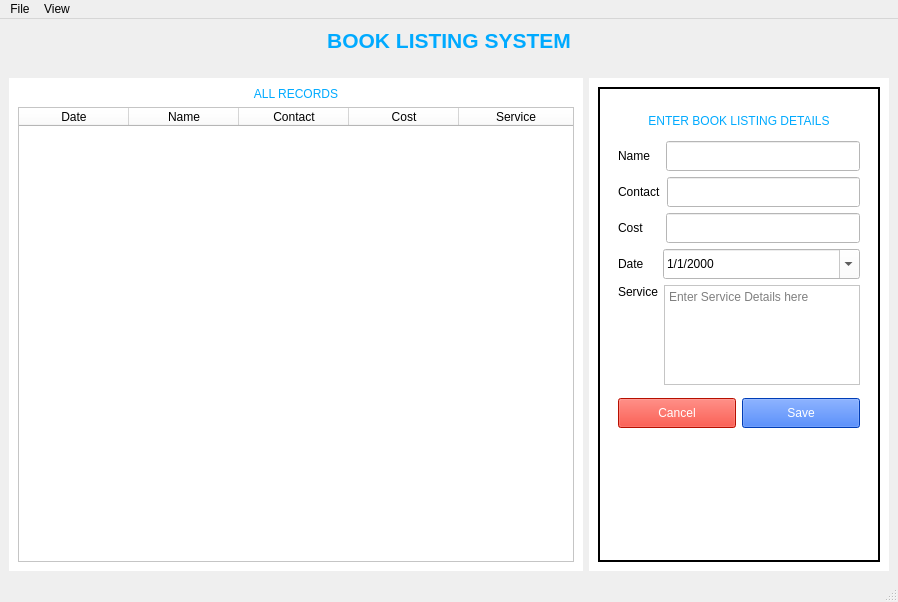
<?xml version="1.0" encoding="UTF-8"?>
<ui version="4.0">
 <class>MainWindow</class>
 <widget class="QMainWindow" name="MainWindow">
  <property name="windowModality">
   <enum>Qt::WindowModal</enum>
  </property>
  <property name="geometry">
   <rect>
    <x>0</x>
    <y>0</y>
    <width>898</width>
    <height>602</height>
   </rect>
  </property>
  <property name="sizePolicy">
   <sizepolicy hsizetype="Preferred" vsizetype="Preferred">
    <horstretch>0</horstretch>
    <verstretch>0</verstretch>
   </sizepolicy>
  </property>
  <property name="windowTitle">
   <string>Main</string>
  </property>
  <property name="autoFillBackground">
   <bool>true</bool>
  </property>
  <widget class="QWidget" name="centralwidget">
   <property name="sizePolicy">
    <sizepolicy hsizetype="Maximum" vsizetype="Maximum">
     <horstretch>0</horstretch>
     <verstretch>0</verstretch>
    </sizepolicy>
   </property>
   <layout class="QGridLayout" name="gridLayout_6">
    <item row="1" column="2">
     <widget class="QDockWidget" name="dockWidget">
      <property name="maximumSize">
       <size>
        <width>300</width>
        <height>524287</height>
       </size>
      </property>
      <property name="autoFillBackground">
       <bool>false</bool>
      </property>
      <property name="styleSheet">
       <string notr="true">background-color: rgb(255, 255, 255);</string>
      </property>
      <property name="features">
       <set>QDockWidget::DockWidgetMovable</set>
      </property>
      <widget class="QWidget" name="dockWidgetContents_2">
       <layout class="QGridLayout" name="gridLayout_4">
        <item row="0" column="0">
         <widget class="QFrame" name="frame_2">
          <property name="styleSheet">
           <string notr="true">background-color: rgb(255, 255, 255);</string>
          </property>
          <property name="frameShape">
           <enum>QFrame::Box</enum>
          </property>
          <property name="frameShadow">
           <enum>QFrame::Plain</enum>
          </property>
          <property name="lineWidth">
           <number>2</number>
          </property>
          <layout class="QGridLayout" name="gridLayout">
           <item row="0" column="0">
            <widget class="QWidget" name="widget" native="true">
             <property name="autoFillBackground">
              <bool>false</bool>
             </property>
             <property name="styleSheet">
              <string notr="true">border-color: rgb(85, 0, 255);
gridline-color: rgb(85, 255, 255);</string>
             </property>
             <layout class="QGridLayout" name="gridLayout_3">
              <item row="0" column="0">
               <widget class="QLabel" name="label_2">
                <property name="sizePolicy">
                 <sizepolicy hsizetype="Preferred" vsizetype="Fixed">
                  <horstretch>0</horstretch>
                  <verstretch>0</verstretch>
                 </sizepolicy>
                </property>
                <property name="styleSheet">
                 <string notr="true">color: rgb(0, 170, 255);</string>
                </property>
                <property name="text">
                 <string>ENTER BOOK LISTING DETAILS</string>
                </property>
                <property name="alignment">
                 <set>Qt::AlignCenter</set>
                </property>
               </widget>
              </item>
              <item row="2" column="0">
               <layout class="QHBoxLayout" name="horizontalLayout">
                <item>
                 <widget class="QPushButton" name="cancelButton">
                  <property name="minimumSize">
                   <size>
                    <width>0</width>
                    <height>30</height>
                   </size>
                  </property>
                  <property name="mouseTracking">
                   <bool>true</bool>
                  </property>
                  <property name="toolTip">
                   <string>&lt;html&gt;&lt;head/&gt;&lt;body&gt;&lt;p&gt;&lt;br/&gt;&lt;/p&gt;&lt;/body&gt;&lt;/html&gt;</string>
                  </property>
                  <property name="whatsThis">
                   <string>&lt;html&gt;&lt;head/&gt;&lt;body&gt;&lt;p&gt;&lt;span style=&quot; font-size:12pt;&quot;&gt;bd=0&lt;/span&gt;&lt;/p&gt;&lt;/body&gt;&lt;/html&gt;</string>
                  </property>
                  <property name="styleSheet">
                   <string notr="true">background-color: rgb(255, 21, 0);
font: 9pt &quot;Arial Rounded MT Bold&quot;;
color: rgb(255, 255, 255);</string>
                  </property>
                  <property name="text">
                   <string>Cancel</string>
                  </property>
                 </widget>
                </item>
                <item>
                 <widget class="QPushButton" name="saveButton">
                  <property name="minimumSize">
                   <size>
                    <width>0</width>
                    <height>30</height>
                   </size>
                  </property>
                  <property name="mouseTracking">
                   <bool>true</bool>
                  </property>
                  <property name="toolTip">
                   <string>&lt;html&gt;&lt;head/&gt;&lt;body&gt;&lt;p&gt;&lt;br/&gt;&lt;/p&gt;&lt;/body&gt;&lt;/html&gt;</string>
                  </property>
                  <property name="whatsThis">
                   <string>&lt;html&gt;&lt;head/&gt;&lt;body&gt;&lt;p&gt;&lt;span style=&quot; font-size:12pt;&quot;&gt;bd=0&lt;/span&gt;&lt;/p&gt;&lt;/body&gt;&lt;/html&gt;</string>
                  </property>
                  <property name="styleSheet">
                   <string notr="true">background-color: rgb(0, 85, 255);
font: 9pt &quot;Arial Rounded MT Bold&quot;;
color: rgb(255, 255, 255);</string>
                  </property>
                  <property name="text">
                   <string>Save</string>
                  </property>
                 </widget>
                </item>
               </layout>
              </item>
              <item row="1" column="0">
               <layout class="QGridLayout" name="gridLayout_2">
                <item row="4" column="0">
                 <layout class="QHBoxLayout" name="serviceLayout">
                  <item>
                   <widget class="QLabel" name="service">
                    <property name="sizePolicy">
                     <sizepolicy hsizetype="Preferred" vsizetype="Preferred">
                      <horstretch>0</horstretch>
                      <verstretch>0</verstretch>
                     </sizepolicy>
                    </property>
                    <property name="styleSheet">
                     <string notr="true">font: 10pt &quot;Arial Rounded MT Bold&quot;;</string>
                    </property>
                    <property name="text">
                     <string>Service</string>
                    </property>
                    <property name="alignment">
                     <set>Qt::AlignHCenter|Qt::AlignTop</set>
                    </property>
                   </widget>
                  </item>
                  <item>
                   <widget class="QPlainTextEdit" name="serviceEdit">
                    <property name="sizePolicy">
                     <sizepolicy hsizetype="Preferred" vsizetype="Preferred">
                      <horstretch>0</horstretch>
                      <verstretch>0</verstretch>
                     </sizepolicy>
                    </property>
                    <property name="minimumSize">
                     <size>
                      <width>0</width>
                      <height>0</height>
                     </size>
                    </property>
                    <property name="maximumSize">
                     <size>
                      <width>16777215</width>
                      <height>100</height>
                     </size>
                    </property>
                    <property name="overwriteMode">
                     <bool>true</bool>
                    </property>
                    <property name="centerOnScroll">
                     <bool>true</bool>
                    </property>
                    <property name="placeholderText">
                     <string>Enter Service Details here</string>
                    </property>
                   </widget>
                  </item>
                 </layout>
                </item>
                <item row="2" column="0">
                 <layout class="QHBoxLayout" name="costLayout">
                  <item>
                   <widget class="QLabel" name="cost">
                    <property name="styleSheet">
                     <string notr="true">font: 10pt &quot;Arial Rounded MT Bold&quot;;</string>
                    </property>
                    <property name="text">
                     <string>Cost     </string>
                    </property>
                   </widget>
                  </item>
                  <item>
                   <widget class="QLineEdit" name="costEdit">
                    <property name="minimumSize">
                     <size>
                      <width>0</width>
                      <height>30</height>
                     </size>
                    </property>
                   </widget>
                  </item>
                 </layout>
                </item>
                <item row="0" column="0">
                 <layout class="QHBoxLayout" name="nameLayout">
                  <item>
                   <widget class="QLabel" name="name">
                    <property name="styleSheet">
                     <string notr="true">font: 10pt &quot;Arial Rounded MT Bold&quot;;</string>
                    </property>
                    <property name="text">
                     <string>Name   </string>
                    </property>
                   </widget>
                  </item>
                  <item>
                   <widget class="QLineEdit" name="nameEdit">
                    <property name="minimumSize">
                     <size>
                      <width>0</width>
                      <height>30</height>
                     </size>
                    </property>
                   </widget>
                  </item>
                 </layout>
                </item>
                <item row="1" column="0">
                 <layout class="QHBoxLayout" name="contactLayout">
                  <item>
                   <widget class="QLabel" name="contact">
                    <property name="styleSheet">
                     <string notr="true">font: 10pt &quot;Arial Rounded MT Bold&quot;;</string>
                    </property>
                    <property name="text">
                     <string>Contact</string>
                    </property>
                   </widget>
                  </item>
                  <item>
                   <widget class="QLineEdit" name="contactEdit">
                    <property name="minimumSize">
                     <size>
                      <width>0</width>
                      <height>30</height>
                     </size>
                    </property>
                   </widget>
                  </item>
                 </layout>
                </item>
                <item row="3" column="0">
                 <layout class="QHBoxLayout" name="dateLayout">
                  <item>
                   <widget class="QLabel" name="date">
                    <property name="styleSheet">
                     <string notr="true">font: 10pt &quot;Arial Rounded MT Bold&quot;;</string>
                    </property>
                    <property name="text">
                     <string>Date    </string>
                    </property>
                   </widget>
                  </item>
                  <item>
                   <widget class="QDateEdit" name="dateEdit">
                    <property name="sizePolicy">
                     <sizepolicy hsizetype="Expanding" vsizetype="Fixed">
                      <horstretch>0</horstretch>
                      <verstretch>0</verstretch>
                     </sizepolicy>
                    </property>
                    <property name="minimumSize">
                     <size>
                      <width>0</width>
                      <height>30</height>
                     </size>
                    </property>
                    <property name="currentSection">
                     <enum>QDateTimeEdit::DaySection</enum>
                    </property>
                    <property name="displayFormat">
                     <string notr="true">d/M/yyyy</string>
                    </property>
                    <property name="calendarPopup">
                     <bool>true</bool>
                    </property>
                    <property name="currentSectionIndex">
                     <number>0</number>
                    </property>
                   </widget>
                  </item>
                 </layout>
                </item>
               </layout>
              </item>
             </layout>
            </widget>
           </item>
           <item row="1" column="0">
            <widget class="QWidget" name="widget_2" native="true">
             <property name="minimumSize">
              <size>
               <width>0</width>
               <height>0</height>
              </size>
             </property>
             <property name="maximumSize">
              <size>
               <width>16777215</width>
               <height>100</height>
              </size>
             </property>
             <property name="styleSheet">
              <string notr="true"/>
             </property>
             <layout class="QGridLayout" name="gridLayout_7">
              <item row="0" column="0">
               <widget class="QLabel" name="label">
                <property name="font">
                 <font>
                  <pointsize>12</pointsize>
                  <italic>true</italic>
                 </font>
                </property>
                <property name="styleSheet">
                 <string notr="true">color: rgb(255, 255, 255);</string>
                </property>
                <property name="text">
                 <string/>
                </property>
                <property name="alignment">
                 <set>Qt::AlignCenter</set>
                </property>
               </widget>
              </item>
             </layout>
            </widget>
           </item>
          </layout>
         </widget>
        </item>
       </layout>
      </widget>
     </widget>
    </item>
    <item row="0" column="0" colspan="3">
     <widget class="QLabel" name="label_3">
      <property name="font">
       <font>
        <pointsize>16</pointsize>
        <bold>true</bold>
       </font>
      </property>
      <property name="styleSheet">
       <string notr="true">color: rgb(0, 170, 255);</string>
      </property>
      <property name="frameShape">
       <enum>QFrame::NoFrame</enum>
      </property>
      <property name="frameShadow">
       <enum>QFrame::Plain</enum>
      </property>
      <property name="lineWidth">
       <number>0</number>
      </property>
      <property name="text">
       <string>BOOK LISTING SYSTEM</string>
      </property>
      <property name="scaledContents">
       <bool>true</bool>
      </property>
      <property name="alignment">
       <set>Qt::AlignCenter</set>
      </property>
     </widget>
    </item>
    <item row="1" column="0" colspan="2">
     <widget class="QDockWidget" name="dockWidget_2">
      <property name="autoFillBackground">
       <bool>false</bool>
      </property>
      <property name="styleSheet">
       <string notr="true">background-color: rgb(255, 255, 255);</string>
      </property>
      <property name="features">
       <set>QDockWidget::DockWidgetMovable</set>
      </property>
      <widget class="QWidget" name="dockWidgetContents_3">
       <layout class="QGridLayout" name="gridLayout_5">
        <item row="1" column="0">
         <widget class="QTableWidget" name="tableWidget">
          <property name="sizePolicy">
           <sizepolicy hsizetype="Preferred" vsizetype="Expanding">
            <horstretch>0</horstretch>
            <verstretch>0</verstretch>
           </sizepolicy>
          </property>
          <attribute name="horizontalHeaderCascadingSectionResizes">
           <bool>true</bool>
          </attribute>
          <attribute name="horizontalHeaderDefaultSectionSize">
           <number>110</number>
          </attribute>
          <attribute name="horizontalHeaderShowSortIndicator" stdset="0">
           <bool>true</bool>
          </attribute>
          <attribute name="horizontalHeaderStretchLastSection">
           <bool>true</bool>
          </attribute>
          <column>
           <property name="text">
            <string>Date</string>
           </property>
          </column>
          <column>
           <property name="text">
            <string>Name</string>
           </property>
          </column>
          <column>
           <property name="text">
            <string>Contact</string>
           </property>
          </column>
          <column>
           <property name="text">
            <string>Cost</string>
           </property>
          </column>
          <column>
           <property name="text">
            <string>Service</string>
           </property>
          </column>
         </widget>
        </item>
        <item row="0" column="0">
         <widget class="QLabel" name="label_4">
          <property name="styleSheet">
           <string notr="true">color: rgb(0, 170, 255);</string>
          </property>
          <property name="text">
           <string>ALL RECORDS</string>
          </property>
          <property name="alignment">
           <set>Qt::AlignCenter</set>
          </property>
         </widget>
        </item>
       </layout>
      </widget>
     </widget>
    </item>
   </layout>
  </widget>
  <widget class="QMenuBar" name="menubar">
   <property name="geometry">
    <rect>
     <x>0</x>
     <y>0</y>
     <width>898</width>
     <height>19</height>
    </rect>
   </property>
   <widget class="QMenu" name="menuFile">
    <property name="title">
     <string>File</string>
    </property>
    <addaction name="actionPrint"/>
    <addaction name="actionShare"/>
    <addaction name="actionExport_Data"/>
    <addaction name="separator"/>
    <addaction name="actionExit_App"/>
   </widget>
   <widget class="QMenu" name="menuView">
    <property name="title">
     <string>View</string>
    </property>
    <addaction name="actionView_All"/>
    <addaction name="actionOptions"/>
   </widget>
   <addaction name="menuFile"/>
   <addaction name="menuView"/>
  </widget>
  <widget class="QStatusBar" name="statusBar"/>
  <action name="actionExport_Data">
   <property name="icon">
    <iconset>
     <normaloff>ico/Export Icons - Download 39 Free Export icons here_files/export-icon(1).png</normaloff>ico/Export Icons - Download 39 Free Export icons here_files/export-icon(1).png</iconset>
   </property>
   <property name="text">
    <string>Export Data</string>
   </property>
  </action>
  <action name="actionExit_App">
   <property name="icon">
    <iconset>
     <normaloff>ico/delete-icon.png</normaloff>ico/delete-icon.png</iconset>
   </property>
   <property name="text">
    <string>Exit App</string>
   </property>
   <property name="shortcut">
    <string>Ctrl+F4</string>
   </property>
  </action>
  <action name="actionView_All">
   <property name="icon">
    <iconset>
     <normaloff>ico/Document-Checklist-icon.png</normaloff>ico/Document-Checklist-icon.png</iconset>
   </property>
   <property name="text">
    <string>View All</string>
   </property>
  </action>
  <action name="actionPrint">
   <property name="icon">
    <iconset>
     <normaloff>ico/Printer-icon.png</normaloff>ico/Printer-icon.png</iconset>
   </property>
   <property name="text">
    <string>Print</string>
   </property>
   <property name="shortcut">
    <string>Ctrl+P</string>
   </property>
  </action>
  <action name="actionShare">
   <property name="text">
    <string>Share</string>
   </property>
  </action>
  <action name="actionOptions">
   <property name="text">
    <string>Options</string>
   </property>
  </action>
 </widget>
 <resources/>
 <connections/>
</ui>
